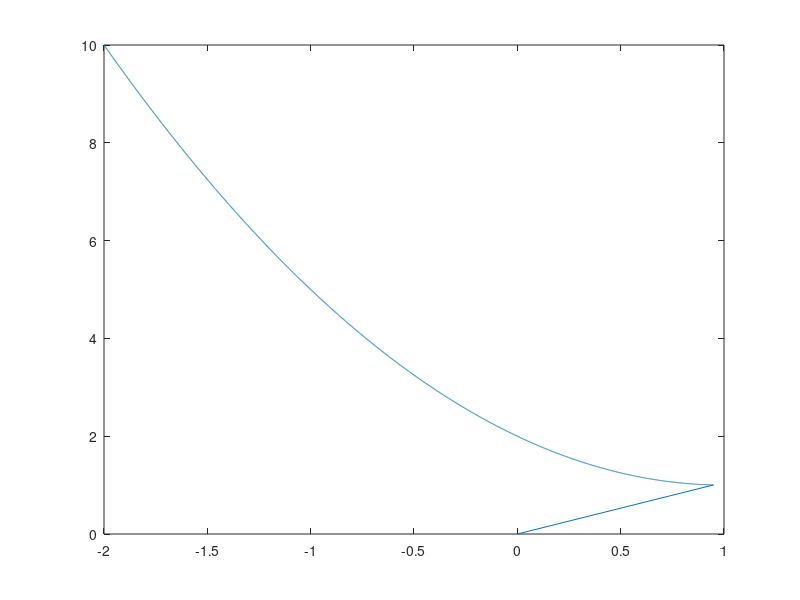

Recreate this plot in MATLAB.
clc
clear all
close all

##=====================

%Início;
tol = 0.0001;
h = 0.001;

%Passo K;
dk = 0.001;
kmax = 10-dk;
Tpontos = round(kmax/dk);
i = 0;
w0 = -2;

%Armazenamento;
W = zeros (Tpontos, 1);
J = zeros (Tpontos, 1);

for k = 0:dk:kmax;

   w = w0+k;
  w1 = w+h;

  j = (w^2)-(2*w)+2;
 j1 = (w1^2)-(2*w1)+2;

  delta = j-j1;

  i = i+1;

  if abs(delta)<tol;
    w = w1;
##    for k2 = k:Tpontos;
##     W(k2) = w;
##     J(k2) = w^2-2*w+2;
##    endfor;
    break;
  endif;

  if delta<0;
    h = -h/2;
  endif;

  W(i) = w;
  J(i) = j;

endfor;

plot(W,J);

